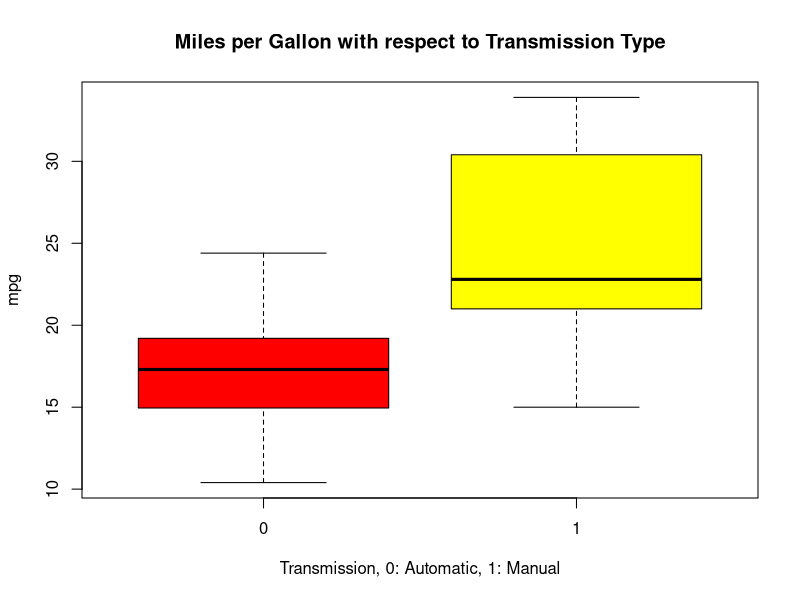
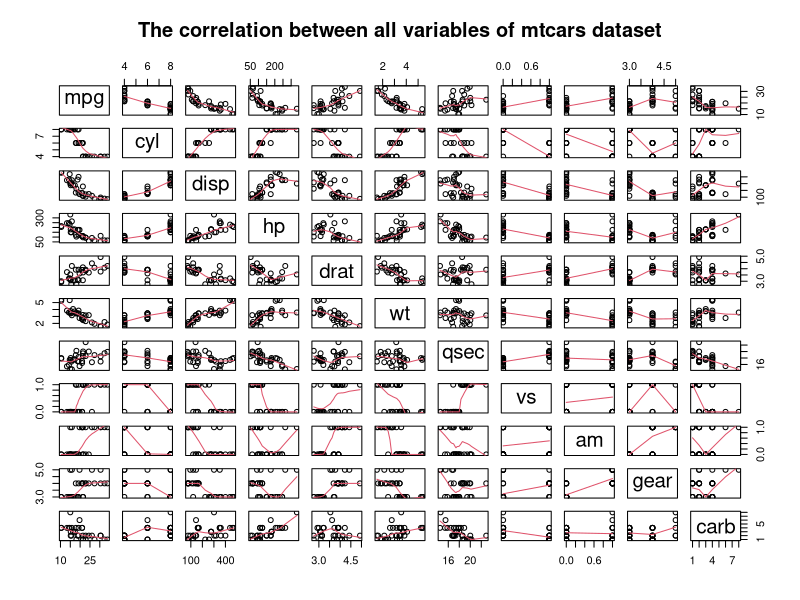
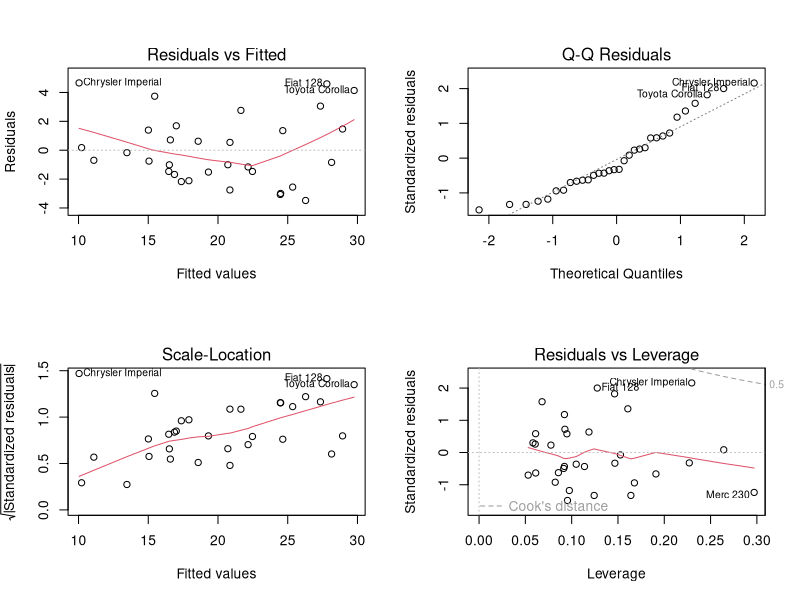

Recreate these plots in R, in order.
## ---- chunk 1
echo = TRUE
library(plyr)
## ---- chunk 2
data(mtcars)
head(mtcars, n = 2)
## ---- chunk 3
fit0 <- lm(mpg ~ ., data = mtcars)
summary(fit0)
## ---- chunk 4
optimalfit <- step(fit0, direction= "both")
## ---- chunk 5
summary(optimalfit)
## ---- chunk 6
highlev <- hatvalues(optimalfit)
tail(sort(highlev),3)
## ---- chunk 7
boxplot(mtcars$mpg ~ mtcars$am, xlab="Transmission, 0: Automatic, 1: Manual", col = (c("red","yellow")), ylab="mpg",
        main="Miles per Gallon with respect to Transmission Type")
## ---- chunk 8
pairs(mtcars, panel=panel.smooth, main="The correlation between all variables of mtcars dataset")
## ---- chunk 9
par(mfrow=c(2, 2))
plot(optimalfit)
